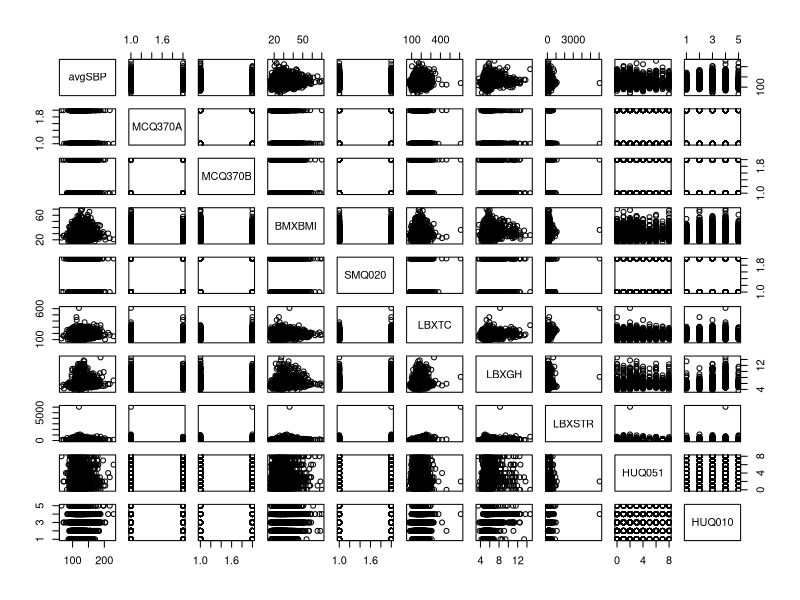
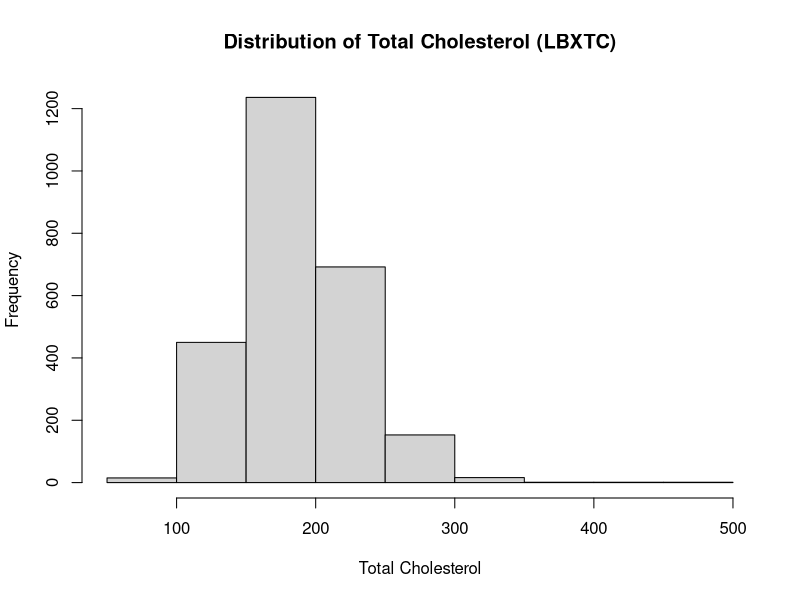
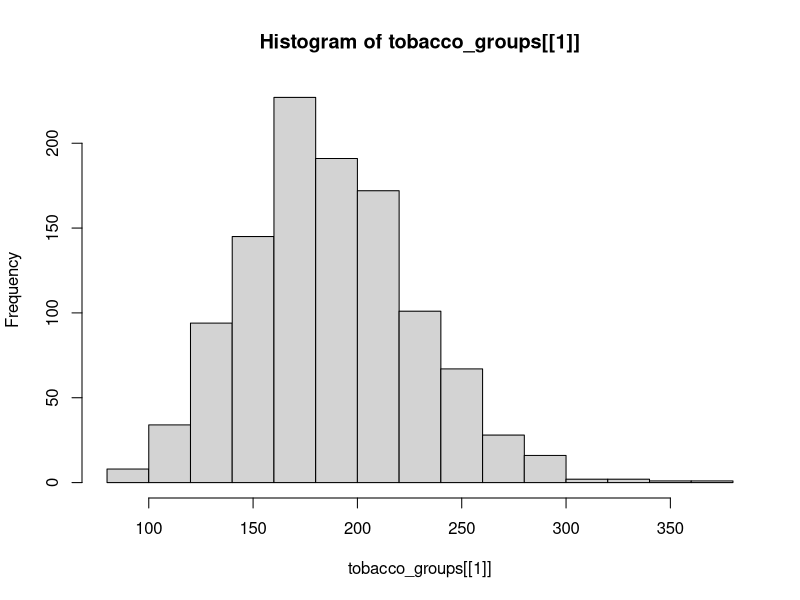
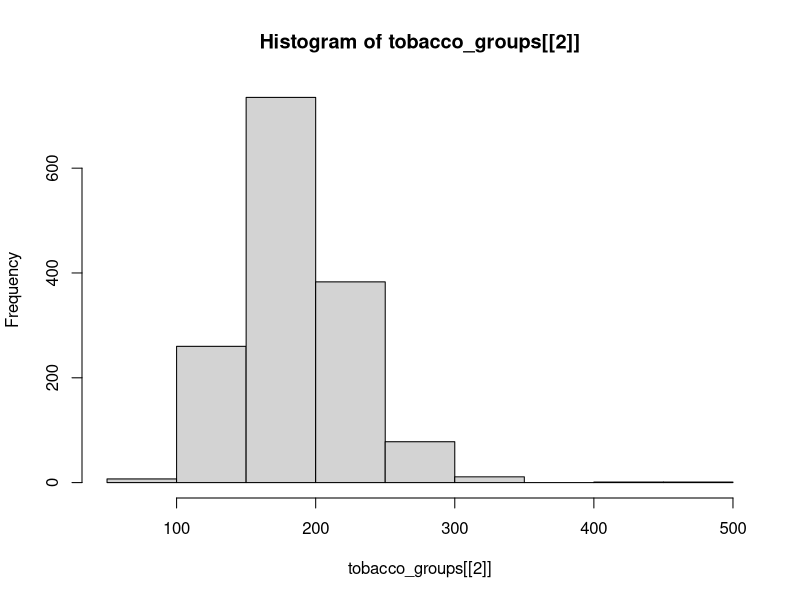
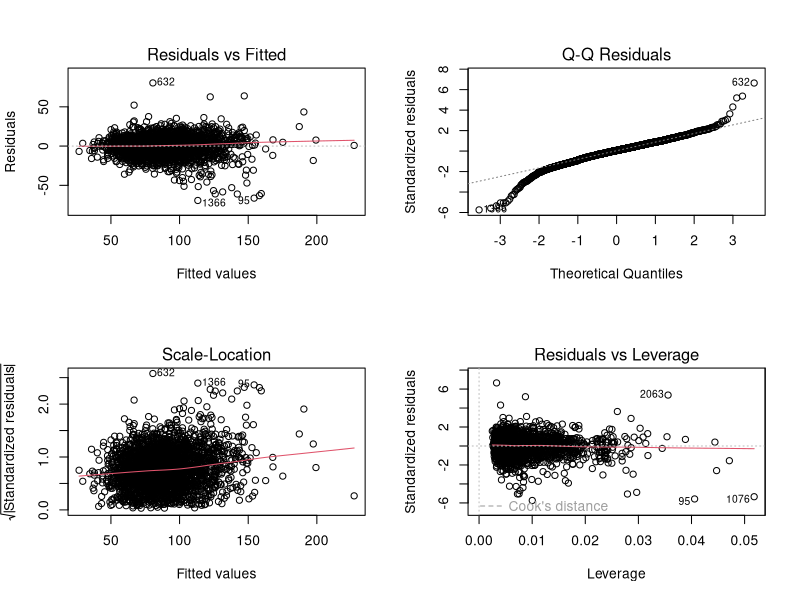
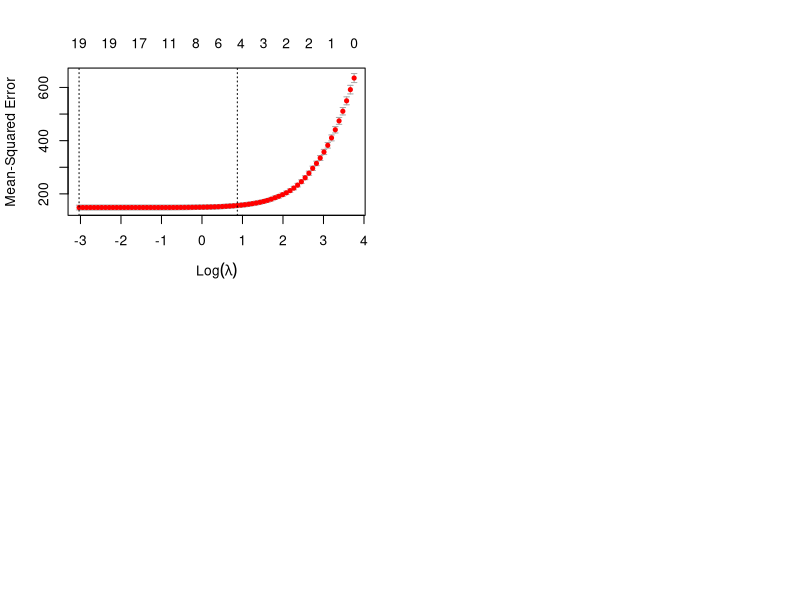
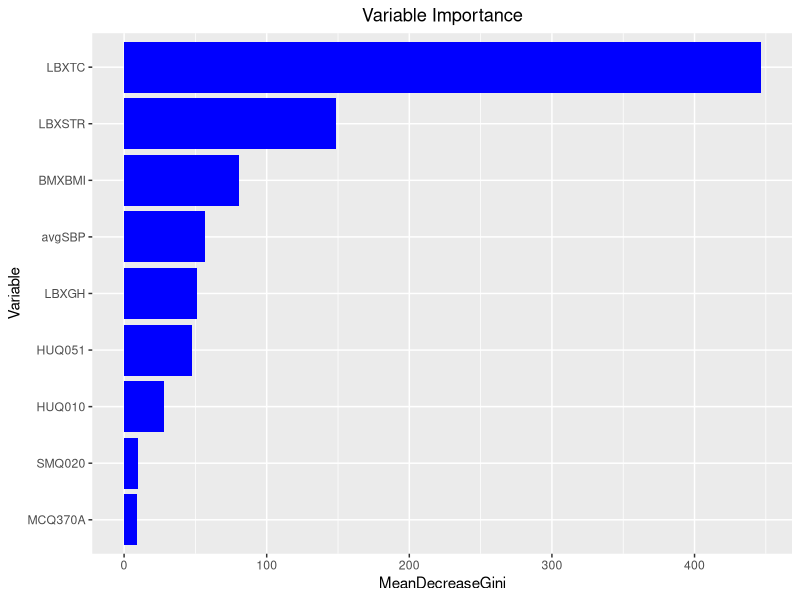

The R source for these figures, in order:
#Libraries
library(tidyverse)
library(glmnet)
library(randomForest)
library(caret)
#library(MASS)

#Read Filtered Data
filtered_df <- read.csv("Filtered Data.csv")
filtered_df <- filtered_df[,-1] #remove rowID read in

#Selection of Indepenent Variables
variables <- c(  "X", #Respondent ID
                 "LBXAPB", #Apo B, dependent variable
                 "avgSBP", #Calculated Average SBP during processing script
                 "MCQ370A", #Controlling or losing weight?
                 "MCQ370B", #Increasing exercise?
                 "BMXBMI", #BMI
                 "SMQ020", #Tobacco Use
                 "LBXTC", #Total Cholesterol
                 "LBXGH", #A1c
                 "LBXSTR", #Triglycerides
                 "HUQ051", #Number of times received healthcare over last year
                 "HUQ010") #Health Quality 1-5

df <- filtered_df %>% select(any_of(variables))

#Exploratory Analysis/QC
df %>% select(-c(X,LBXAPB)) %>% plot()
df %>% select(-c(X,LBXAPB)) %>% cor()

#MCQ370A and MCQ370B highly correlated at 0.47, remove MCQ370B
#MCQ370A and BMI negatively correlated at -.23, keep
#Triglycerides and TC correlated at 0.35, keep due to pathophysiologic plausability
#HUQ010 and HUQ051 correlated at 0.22, keep
df <- df %>% select(-MCQ370B)

#Remove Outliers in LBXTC and LBXSTR
head(sort(df$LBXTC,decreasing=T))
head(sort(df$LBXSTR,decreasing=T))

df <- df %>% filter(LBXTC != 612 | LBXSTR != 6057)

#Scale Continuous Variables
scaled_df <- df %>% select(-c(X,LBXAPB,MCQ370A,SMQ020,HUQ051,HUQ010)) %>% scale()

#Set Dummy Variables to 0/1 instead of 1/2
dummy_df <- df  %>% select(c(MCQ370A,SMQ020)) 
dummy_df$MCQ370A <- dummy_df$MCQ370A - 1
dummy_df$SMQ020 <- dummy_df$SMQ020 - 1

#Create Multiple Indicator Variables
df$HUQ010 <- factor(df$HUQ010)
df$HUQ051 <- factor(df$HUQ051)
indicator_df <- df %>% select(c(HUQ051, HUQ010)) %>%
  data.frame(., model.matrix( ~ HUQ010 + HUQ051, .)[, -1]) %>%
  select(!c(HUQ051, HUQ010))

#Combine back into dataframe
model_df <- cbind(df$LBXAPB,scaled_df,dummy_df,indicator_df)
colnames(model_df)[1] <- "LBXAPB"

#
tobacco_groups <- split(df$LBXTC, df$SMQ020)

# Histogram for the distribution of LBXTC
hist(df$LBXTC, main = "Distribution of Total Cholesterol (LBXTC)", xlab = "Total Cholesterol")
hist(tobacco_groups[[1]])
hist(tobacco_groups[[2]])

# Normality Test
shapiro.test(df$LBXTC)
shapiro.test(tobacco_groups[[1]])
shapiro.test(tobacco_groups[[2]])

#Perform the Mann-Whitney U test (Wilcoxon Rank-Sum test)
wilcox.test(tobacco_groups[[1]], tobacco_groups[[2]])


# Build the main linear regression model and check residuals
model_main <- lm(LBXAPB ~ ., data = model_df)
summary(model_main)
par(mfrow = c(2, 2))
plot(model_main)

# Stepwise model selection
full_model <- lm(LBXAPB ~ ., data = model_df)

library(MASS)
stepwise_model <- stepAIC(full_model, direction = "both")
summary(stepwise_model)

#Build the final model based on the stepwise variable selection
final_model<- lm(LBXAPB ~ BMXBMI + LBXTC + LBXGH + LBXSTR + SMQ020 + HUQ0103 + 
                   HUQ0104 + HUQ0105 + HUQ0512 + HUQ0513 + HUQ0516 + HUQ0518, data = model_df)

summary(final_model)

# ElasticNet
x <- model.matrix(~.-LBXAPB, data = model_df)[,-1]
y <- model_df$LBXAPB

cv_model_full <- cv.glmnet(x, y, alpha = 0.5) 
plot(cv_model_full)
coef(cv_model_full, s = "lambda.1se")

#Random Forest Analysis
set.seed(715)

#dichotomize ApoB to < 100 vs >= 100
rf_df <- df
rf_df$APOB_cat <- ""
rf_df$APOB_cat[rf_df$LBXAPB >= 100] <- 1
rf_df$APOB_cat[rf_df$LBXAPB < 100] <- 0
rf_df$APOB_cat <- factor(rf_df$APOB_cat)
rf_df <- rf_df %>% dplyr::select(-c(X,LBXAPB))

#Split into 4:1 test/train data
train_index <- createDataPartition(rf_df$APOB_cat, p=0.8, list=F)
train_df <- rf_df[train_index,]
test_df <- rf_df[-train_index,]

#Train RF Model
rf_model <- randomForest(APOB_cat~.,data=train_df,ntree=500,importance=T)

#Predictions on Test Dataset
predictions <- predict(rf_model,newdata = test_df)

#Confusion Matrix
conf_matrix <- confusionMatrix(predictions,test_df$APOB_cat)

conf_matrix

#Importance Plot
importance_values <- data.frame(importance(rf_model)) %>% rownames_to_column("Variable")
importance_values$Variable <- factor(importance_values$Variable,levels = importance_values$Variable[order(importance_values$MeanDecreaseGini,decreasing = F)])
importance_values

importance_values %>% ggplot(aes(y=MeanDecreaseGini,x=Variable)) +
  geom_bar(stat="identity",fill="blue") +
  coord_flip() +
  labs(title = "Variable Importance")+
  theme(plot.title = element_text(hjust = 0.5))

  